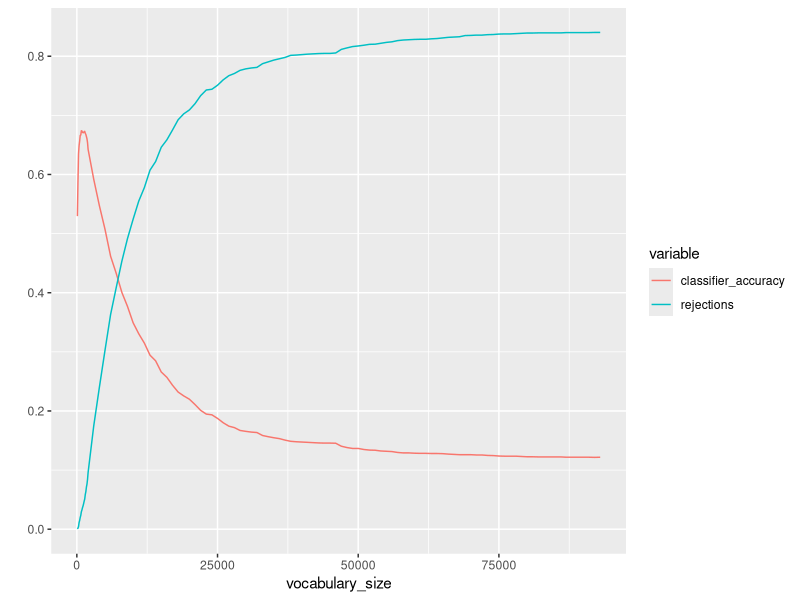

R code for this plot:
res <- read.csv("result.csv")
library(ggplot2)
library(reshape2)
molten <- melt(res,id.vars = "vocabulary_size")
ggplot(molten,aes(vocabulary_size,value,color=variable)) + geom_line() + ylab("")
